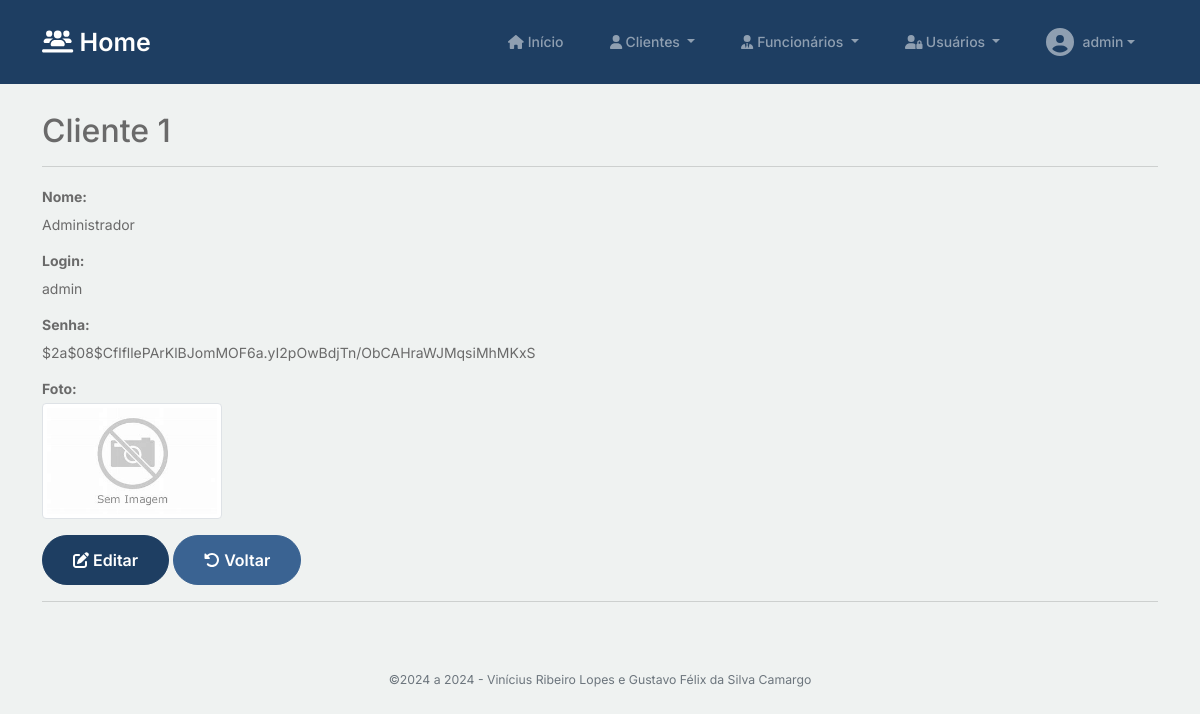
Screenshot of /usuarios/view.php?id=1 (signed in) with the database file from the repository.
### tables this page shows
CREATE TABLE usuarios(
    id int AUTO_INCREMENT not null PRIMARY KEY,
    nome varchar(50) not null,
    user varchar(50) not null,
    password varchar(100) not null,
    foto varchar(50)
);

### inc/database.php (called while the page is built, shortened)
<?php
function open_database()
{
  try {
    $conn = new mysqli(DB_HOST, DB_USER, DB_PASSWORD, DB_NAME);
    $conn->set_charset("utf8");
    return $conn;
  } catch (Exception $e) {
    throw $e;
    return null;
  }
}
function find($table = null, $id = null)
{
  try {
    $database = open_database();
    $found = null;
    if ($id) {
      $sql = "SELECT * FROM " . $table . " WHERE id = " . $id;
      $result = $database->query($sql);
      if ($result->num_rows > 0) {
        $found = $result->fetch_assoc();
      }
    }
  } catch (Exception $e) {
    $_SESSION['message'] = $e->GetMessage();
    $_SESSION['type'] = 'danger';
  }
  return $found;
}

### usuarios/functions.php (called while the page is built, shortened)
<?php
function view($id = null)
{
    $usuario = find('usuarios', $id);
}

### usuarios/view.php (the view, shortened to what this page needs)
<?php
include('functions.php');
?>
<?php
view($_GET['id']);
?>
<?php if (!empty($_SESSION['message'])): ?>
    <div class="alert alert-<?php echo $_SESSION['type']; ?> alert-dismissible" role="alert" id="actions">
        <?php echo $_SESSION['message']; ?>
        <button type="button" class="btn-close" data-bs-dismiss="alert" aria-label="Close"></button>
    </div>
    <?php clear_messages(); ?>
<?php else : ?>
    <br>
    <header>
        <h2>Cliente <?php echo $usuario['id']; ?></h2>
    </header>
    <hr>
    <dl class="dl-horizontal">
        <dt>Nome:</dt>
        <dd><?php echo $usuario['nome']; ?></dd>
        <dt>Login:</dt>
        <dd><?php echo $usuario['user']; ?></dd>
        <dt>Senha:</dt>
        <dd><?php echo $usuario['password']; ?></dd>
        <dt>Foto:</dt>
        <dd><?php
            if (empty($usuario['foto'])) {
                $imagem = 'SemImagem.png';
            } else {
                $imagem = $usuario['foto'];
            }
            ?>
            <img src="../fotos/<?php echo $imagem; ?>" alt="Foto do usuário" class="img-fluid img-thumbnail" style="width: 180px; height: auto;">
        </dd>
    </dl>
<?php endif; ?>
<div id="actions" class="row">
    <div class="col-md-12">
        <?php if (empty($_SESSION['message'])): ?>
            <a href="edit.php?id=<?php echo $usuario['id']; ?>" class="btn btn-secondary"><i class="fa-solid fa-pen-to-square"></i> Editar</a>
        <?php endif; ?>
        <a href="index.php" class="btn btn-light"><i class="fa-solid fa-rotate-left"></i> Voltar</a>
    </div>
</div>

### css/style.css (style rules this page uses)
body { overflow-x: hidden; position: relative; }
body { font-family: "Inter", sans-serif; font-weight: 400; line-height: 28px; color: #6a6a6a; font-size: 14px; background-color: #eff2f1; }
a { text-decoration: none; -webkit-transition: .3s all ease; -o-transition: .3s all ease; transition: .3s all ease; color: #2f2f2f; text-decoration: underline; }
.btn { font-weight: 600; padding: 12px 30px; border-radius: 30px; color: #ffffff; background: #1E3E62; border-color: #1E3E62; transition: background-color 0.3s, color 0.3s; }
.btn.btn-secondary { color: #ffffff; background: #1E3E62; border-color: #1E3E62; }
.btn.btn-light { color: #ffffff; background: #3a6392; border-color: #3a6392; }

### rows the page displays
usuarios: id "1", nome "Administrador", user "admin", password "$2a$08$CflfllePArKlBJomMOF6a.yI2pOwBdjTn/ObCAHraWJMqsiMhMKxS"

### other values shown
$_SESSION['user'] "admin"
$data -> format("Y") "2024"
